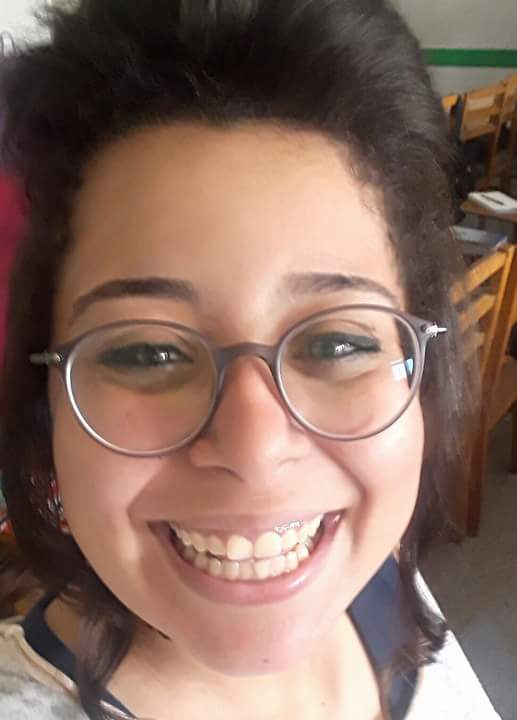
%> input picture received_1633549073350455.jpeg, 517 x 720 px
$ octave makee.m   (GNU Octave 9; MATLAB toolbox functions it lacks are replaced by stand-ins)
%> lines starting %> are read from the running program, lines starting %| are printed output that depends on the picture; in (x1, y1, x2, y2) boxes, pixels count from 0 and x2, y2 are one past the last pixel; in counts of white or black regions, pixels touching at a corner belong together; the program's own positions count from 1
I=imread('received_1633549073350455.jpeg');
%> I is the input picture: size 720x517x3 uint8; mean R, G, B 136.4, 108.3, 96.6
hsvImage = rgb2hsv(I);
%> hsvImage: size 720x517x3 double; mean H, S, V 0.117, 0.327, 0.537
sImage = hsvImage(:,:,2);
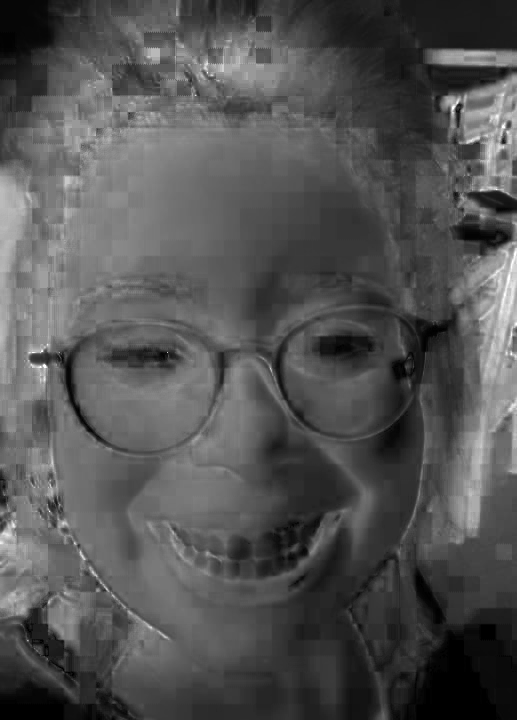
%> sImage: size 720x517 double; min 0, max 1, mean 0.327
mask = sImage > 0.1; % Or whatever value works.
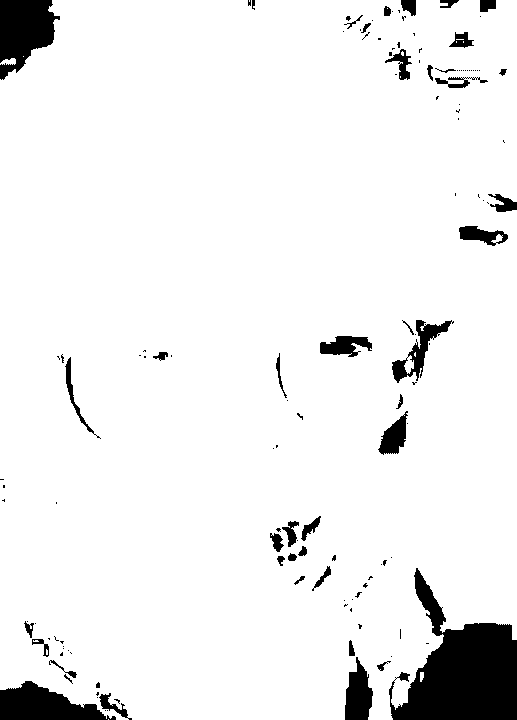
%> mask: size 720x517 logical; 93.4% white; 132 black regions (89 under 20 px), largest, box (x1, y1, x2, y2) and area: (389, 568, 517, 720) 10062, (0, 0, 60, 80) 3138, (0, 681, 116, 720) 2693
% Mask the image using bsxfun() function
maskedRgbImage = bsxfun(@times, I, cast(mask, 'like', I));
%> maskedRgbImage: size 720x517x3 uint8; mean H, S, V 124.8, 96.9, 85.3
imshow(I);

$ run again, with 111.png saved as received_1633549073350455.jpeg
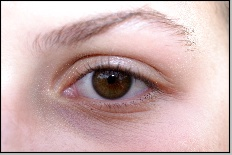
%> input picture 111.png, 232 x 155 px
%> I is the input picture: size 155x232x3 uint8; mean R, G, B 204.6, 176.8, 176.1
%> hsvImage: size 155x232x3 double; mean H, S, V 0.406, 0.188, 0.803
%> `sImage = hsvImage(:,:,2);`:
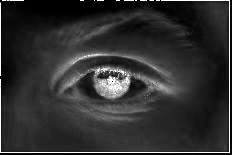
%> sImage: size 155x232 double; min 0, max 1, mean 0.188
%> `mask = sImage > 0.1;`:
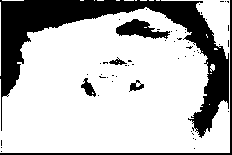
%> mask: size 155x232 logical; 73.7% white; 56 black regions (50 under 20 px), largest, box (x1, y1, x2, y2) and area: (0, 0, 229, 138) 7738, (0, 0, 232, 155) 770, (116, 19, 170, 39) 568, (81, 78, 96, 97) 135, (129, 80, 144, 92) 86, (109, 57, 127, 65) 64
%> maskedRgbImage: size 155x232x3 uint8; mean H, S, V 141.4, 116.2, 115.6

$ run again, with 20161223_163424.jpg copied over received_1633549073350455.jpeg
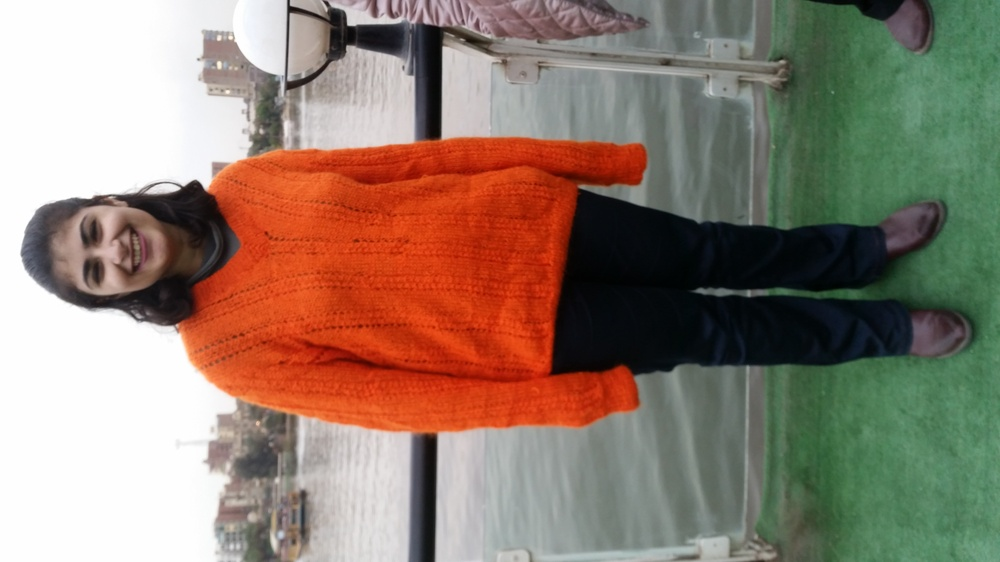
%> input picture 20161223_163424.jpg, 1000 x 562 px, shrunk from 5312 x 2988 before the run
%> I is the input picture: size 562x1000x3 uint8; mean R, G, B 145.2, 126.3, 112.1
%> hsvImage: size 562x1000x3 double; mean H, S, V 0.266, 0.329, 0.609
%> `sImage = hsvImage(:,:,2);`:
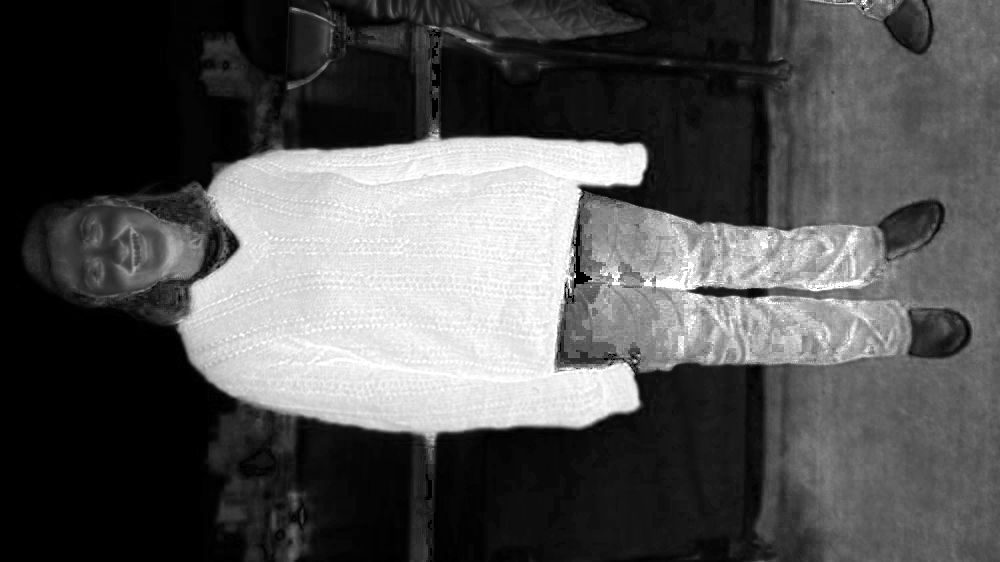
%> sImage: size 562x1000 double; min 0, max 1, mean 0.329
%> `mask = sImage > 0.1;`:
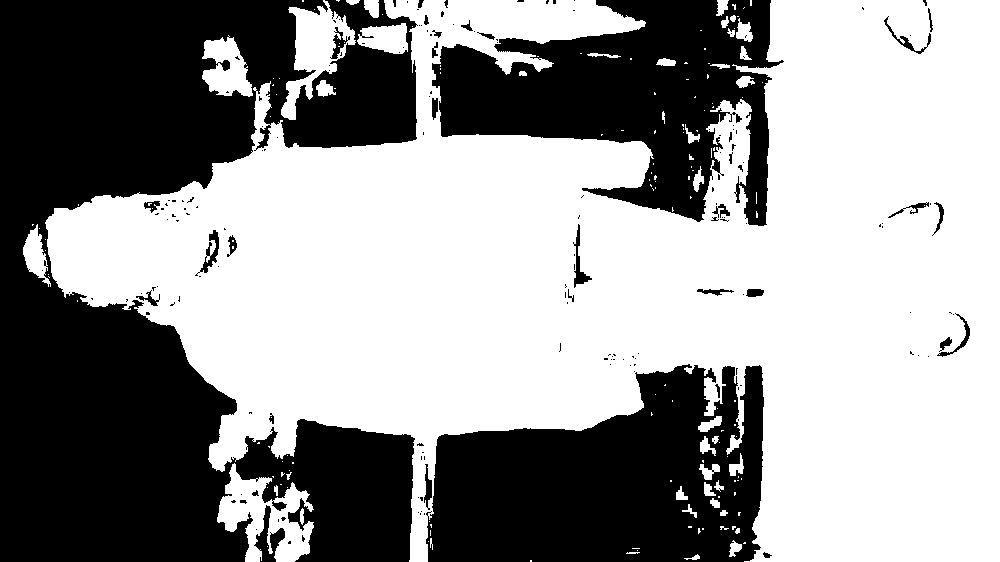
%> mask: size 562x1000 logical; 58.4% white; 176 black regions (140 under 20 px), largest, box (x1, y1, x2, y2) and area: (0, 0, 418, 562) 139267, (426, 364, 764, 562) 48327, (432, 0, 784, 226) 41653
%> maskedRgbImage: size 562x1000x3 uint8; mean H, S, V 64.9, 45.5, 31.9
